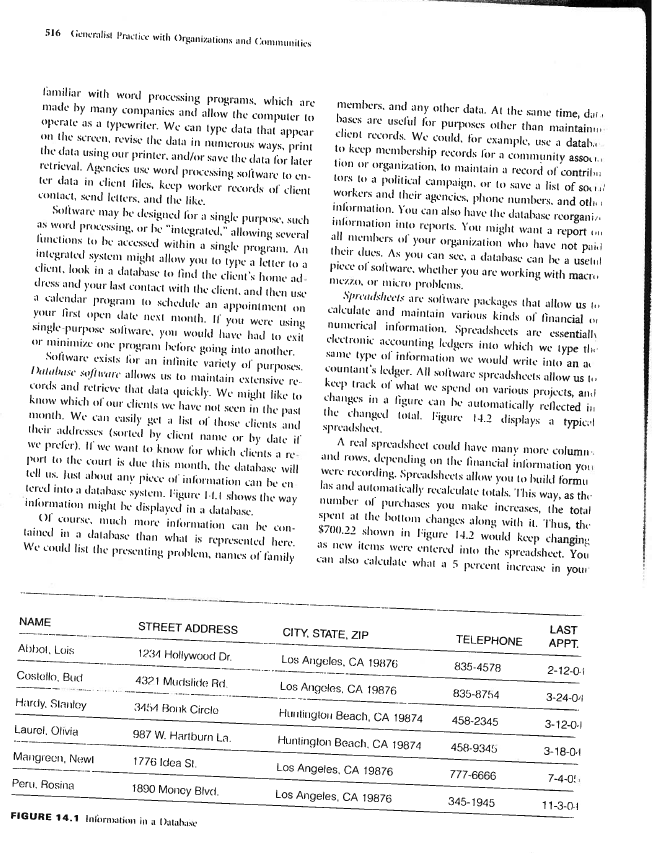
#> input picture sample_images/1mZKhtgyyfWj5IuFkoQZfHQ.png, 657 x 853 px; its folder holds only this picture in this run
$ python skew_detector.py
#> lines starting #> are read from the running program, lines starting #| are printed output that depends on the picture
"""
Document Skew Detection - Versi Sederhana yang Benar-benar Bisa Dijalankan
Implementasi 3 metode: FFT, Projection Profiling, dan Hough Transform dengan Voting
"""

import numpy as np
import matplotlib.pyplot as plt
from scipy.ndimage import rotate
from scipy.fft import fft2, fftshift
from skimage import io, filters, transform, color, morphology
from skimage.filters import threshold_otsu, sobel
from skimage.transform import hough_line, hough_line_peaks
import os
import re
import math


class DocumentSkewDetector:
    """Main class untuk deteksi kemiringan dokumen dengan 3 metode dan voting"""

    def __init__(self, confidence_threshold=0.5):
        self.confidence_threshold = confidence_threshold
        self.results = {}

    def load_image(self, image_path):
        """Load dan preprocess gambar"""
        if not os.path.exists(image_path):
            raise FileNotFoundError(f"File tidak ditemukan: {image_path}")

        # Baca gambar
        img = io.imread(image_path)

        # Konversi ke grayscale jika perlu
        if len(img.shape) == 3:
            img_gray = color.rgb2gray(img)
        else:
            img_gray = img

        # Binarisasi
        threshold = threshold_otsu(img_gray)
        binary_img = img_gray > threshold

        return img, img_gray, binary_img

    def method1_fft_detection(self, binary_img):
        """Metode 1: FFT-based Detection"""
        try:
            # FFT 2D
            fft_img = fft2(binary_img.astype(float))
            fft_img_shifted = fftshift(fft_img)
            magnitude_spectrum = np.log(np.abs(fft_img_shifted) + 1)

            # Binarisasi spektrum
            threshold = threshold_otsu(magnitude_spectrum)
            binary_fft = magnitude_spectrum > threshold

            # Hough Transform
            h, theta, d = hough_line(binary_fft)
            _, angles, dists = hough_line_peaks(h, theta, d, min_distance=20, min_angle=5)

            if len(angles) == 0:
                return 0.0, 0.0

            # Hitung sudut median
            angle = np.rad2deg(np.median(angles))

            # Hitung confidence sederhana
            confidence = min(1.0, len(angles) / 10.0)

            return angle, confidence

        except Exception as e:
            print(f"Error FFT method: {e}")
            return 0.0, 0.0

    def method2_projection_profiling(self, binary_img):
        """Metode 2: Projection Profiling"""
        try:
            best_angle = 0
            max_variance = 0

            # Test berbagai sudut
            for angle in np.arange(-15, 16, 0.5):
                # Rotasi gambar
                rotated = rotate(binary_img, angle, reshape=False, mode='constant', cval=0)

                # Proyeksi horizontal
                h_projection = np.sum(rotated, axis=1)

                # Hitung variance
                variance = np.var(h_projection)

                if variance > max_variance:
                    max_variance = variance
                    best_angle = angle

            # Hitung confidence berdasarkan variance
            # Normalisasi confidence (0-1)
            confidence = min(1.0, max_variance / (binary_img.shape[1] * 0.1))

            return best_angle, confidence

        except Exception as e:
            print(f"Error Projection method: {e}")
            return 0.0, 0.0

    def method3_hough_transform(self, img_gray):
        """Metode 3: Hough Transform"""
        try:
            # Deteksi tepi
            edges = sobel(img_gray)
            edges_binary = edges > threshold_otsu(edges)

            # Hough Transform
            h, theta, d = hough_line(edges_binary)
            _, angles, dists = hough_line_peaks(h, theta, d, min_distance=20, min_angle=5)

            if len(angles) == 0:
                return 0.0, 0.0

            # Konversi ke derajat
            angles_deg = np.rad2deg(angles)

            # Hitung sudut rata-rata
            angle = np.mean(angles_deg)

            # Confidence berdasarkan jumlah garis
            confidence = min(1.0, len(angles) / 20.0)

            return angle, confidence

        except Exception as e:
            print(f"Error Hough method: {e}")
            return 0.0, 0.0

    def voting_system(self, results):
        """Sistem voting untuk memilih hasil terbaik"""
        valid_results = [(method, angle, conf) for method, angle, conf in results if conf >= self.confidence_threshold]

        if not valid_results:
            return 0.0, "none", 0.0

        # Best-first voting (pilih confidence tertinggi)
        best_result = max(valid_results, key=lambda x: x[2])
        best_angle = best_result[1]
        best_method = best_result[0]
        best_confidence = best_result[2]

        # Weighted average voting
        total_weight = sum(conf for _, _, conf in valid_results)
        weighted_angle = sum(angle * conf for _, angle, conf in valid_results) / total_weight

        # Pilih yang lebih konservatif (weighted average jika beda tidak terlalu jauh)
        if abs(best_angle - weighted_angle) < 2.0:
            final_angle = weighted_angle
            final_method = "weighted_average"
        else:
            final_angle = best_angle
            final_method = f"best_first_{best_method}"

        return final_angle, final_method, best_confidence

    def extract_ground_truth(self, filename):
        """Ekstrak ground truth dari nama file"""
        match = re.search(r'Image-\d+-(-?\d+)', filename)
        if match:
            try:
                return int(match.group(1))
            except:
                return None
        return None

    def detect_skew(self, image_path, visualize=False):
        """Main function untuk deteksi kemiringan"""
        print(f"\n🔍 Memproses: {os.path.basename(image_path)}")

        # Load gambar
        img, img_gray, binary_img = self.load_image(image_path)
        print(f"✅ Gambar loaded: {img.shape}")

        # Jalankan 3 metode
        print("\n📊 Menjalankan deteksi...")

        fft_angle, fft_conf = self.method1_fft_detection(binary_img)
        print(f"   FFT Method: {fft_angle:.2f}° (confidence: {fft_conf:.2f})")

        proj_angle, proj_conf = self.method2_projection_profiling(binary_img)
        print(f"   Projection: {proj_angle:.2f}° (confidence: {proj_conf:.2f})")

        hough_angle, hough_conf = self.method3_hough_transform(img_gray)
        print(f"   Hough Transform: {hough_angle:.2f}° (confidence: {hough_conf:.2f})")

        # Voting
        results = [
            ("FFT", fft_angle, fft_conf),
            ("Projection", proj_angle, proj_conf),
            ("Hough", hough_angle, hough_conf)
        ]

        final_angle, final_method, final_confidence = self.voting_system(results)

        print(f"\n🗳️  Hasil Voting:")
        print(f"   Sudut akhir: {final_angle:.2f}°")
        print(f"   Metode: {final_method}")
        print(f"   Confidence: {final_confidence:.2f}")

        # Evaluasi akurasi jika ada ground truth
        ground_truth = self.extract_ground_truth(os.path.basename(image_path))
        if ground_truth is not None:
            error = abs(final_angle - ground_truth)
            print(f"\n📏 Evaluasi Akurasi:")
            print(f"   Ground Truth: {ground_truth}°")
            print(f"   Error: {error:.2f}°")
            print(f"   Status: {'✅ AKURAT' if error <= 2.0 else '❌ KURANG AKURAT'}")

        # Simpan hasil
        self.results = {
            'image_path': image_path,
            'methods': {
                'fft': {'angle': fft_angle, 'confidence': fft_conf},
                'projection': {'angle': proj_angle, 'confidence': proj_conf},
                'hough': {'angle': hough_angle, 'confidence': hough_conf}
            },
            'final_angle': final_angle,
            'final_method': final_method,
            'final_confidence': final_confidence,
            'ground_truth': ground_truth
        }

        # Visualisasi jika diminta
        if visualize:
            self.visualize_results(img, img_gray, binary_img, final_angle)

        return final_angle

    # [29 lines left out: function visualize_results, not called in this run]

    def correct_image(self, image_path, output_path=None, angle=None):
        """Koreksi gambar dan simpan hasil"""
        img, _, _ = self.load_image(image_path)

        if angle is None:
            if not self.results:
                raise ValueError("Jalankan detect_skew() terlebih dahulu atau berikan parameter angle")
            angle = self.results['final_angle']

        corrected = rotate(img, -angle, reshape=True, mode='constant', cval=255)

        if output_path:
            # Convert to uint8 jika perlu
            if corrected.dtype != np.uint8:
                corrected = (corrected * 255).astype(np.uint8)
            io.imsave(output_path, corrected)
            print(f"✅ Gambar terkoreksi disimpan: {output_path}")

        return corrected


def main():
    """Function untuk menjalankan deteksi pada sample images"""
    detector = DocumentSkewDetector(confidence_threshold=0.3)

    # Cari sample images
    sample_dir = "sample_images"
    if not os.path.exists(sample_dir):
        print(f"❌ Folder {sample_dir} tidak ditemukan")
        return

    # Ambil beberapa sample images
    sample_files = []
    for file in os.listdir(sample_dir):
        if file.lower().endswith(('.jpg', '.jpeg', '.png')):
            sample_files.append(os.path.join(sample_dir, file))
            if len(sample_files) >= 3:  # Test maksimal 3 gambar
                break

    if not sample_files:
        print(f"❌ Tidak ada file gambar di folder {sample_dir}")
        return

    print("🚀 DOCUMENT SKEW DETECTION")
    print("=" * 50)

    results_summary = []

    for img_path in sample_files:
        try:
            angle = detector.detect_skew(img_path, visualize=False)
#> in load_image, img is the input picture: shape (853, 657, 4); mean R, G, B, A 235.9, 235.9, 235.9, 255
#> in load_image, `threshold = threshold_otsu(img_gray)`: threshold = 0.65
#> in load_image, `binary_img = img_gray > threshold`:
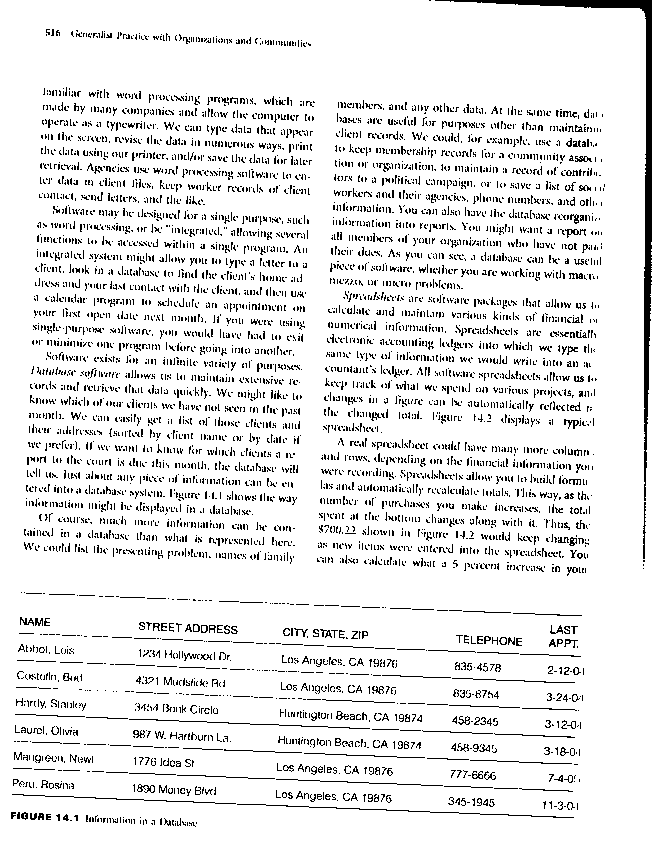
#> binary_img: shape (853, 657) bool; 90.9% white; black in thin lines or dots
#| ✅ Gambar loaded: (853, 657, 4)
#> in method1_fft_detection, `magnitude_spectrum = np.log(np.abs(fft_img_shifted) + 1)`:
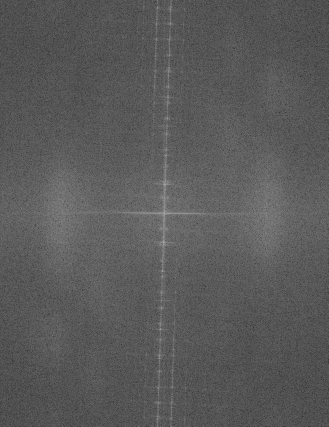
#> magnitude_spectrum: shape (853, 657) float64 (shown at 1/2 size); min 0.103, max 13.14, mean 4.72; drawn with min black and max white
#> in method1_fft_detection, `threshold = threshold_otsu(magnitude_spectrum)`: threshold = 4.61
#> in method1_fft_detection, `h, theta, d = hough_line(binary_fft)`: theta = 180 values from -1.57 to 1.55; d = 2155 values from -1077 to 1077
#> in method1_fft_detection, `_, angles, dists = hough_line_peaks(h, theta, d, min_distance=20, min_..`: angles = 51 values, max 1.33 at index 23, min -1.57 at index 12, mean -0.246; dists = 51 values, max 561 at index 17, min -426 at index 12, mean 174.9
#> in method1_fft_detection, `angle = np.rad2deg(np.median(angles))`: angle = -15
#> in method1_fft_detection, `confidence = min(1.0, len(angles) / 10.0)`: confidence = 1
#> in detect_skew, `fft_angle, fft_conf = self.method1_fft_detection(binary_img)`: fft_angle = -15; fft_conf = 1
#|    FFT Method: -15.00° (confidence: 1.00)
#> the loop in method2_projection_profiling, `for angle in np.arange(-15, 16, 0.5):` made 62 passes
#> (variance, max_variance) on passes 1, 2, 3, 5, 6, 7, 8, 9: (912, 912), (925.4, 925.4), (950, 950), (961.4, 961.4), (998.4, 998.4), (1026.5, 1026.5), (1043.7, 1043.7), (1090.9, 1090.9)
#> pass 1, in method2_projection_profiling, `rotated = rotate(binary_img, angle, reshape=False, mode='constant', cv..`:
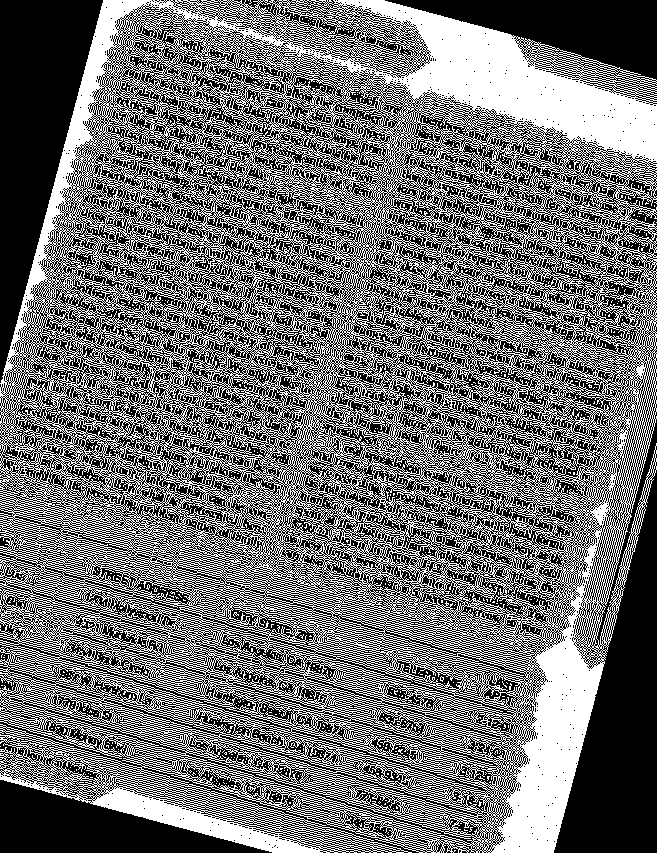
#> rotated: shape (853, 657) bool; 43.4% white in thin lines or dots
#> pass 3, in method2_projection_profiling, `rotated = rotate(binary_img, angle, reshape=False, mode='constant', cv..`:
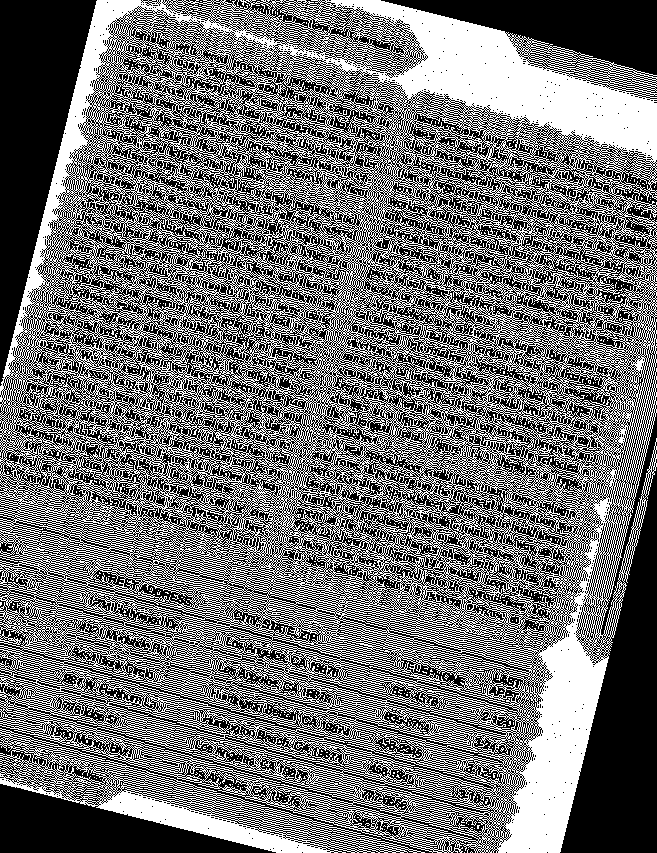
#> rotated: shape (853, 657) bool; 43.7% white in thin lines or dots
#> after the loop in method2_projection_profiling, `for angle in np.arange(-15, 16, 0.5):`: best_angle = 2.5; max_variance = 6079.8
#> in method2_projection_profiling, `confidence = min(1.0, max_variance / (binary_img.shape[1] * 0.1))`: confidence = 1
#> in detect_skew, `proj_angle, proj_conf = self.method2_projection_profiling(binary_img)`: proj_angle = 2.5; proj_conf = 1
#|    Projection: 2.50° (confidence: 1.00)
#> in method3_hough_transform, `edges_binary = edges > threshold_otsu(edges)`:
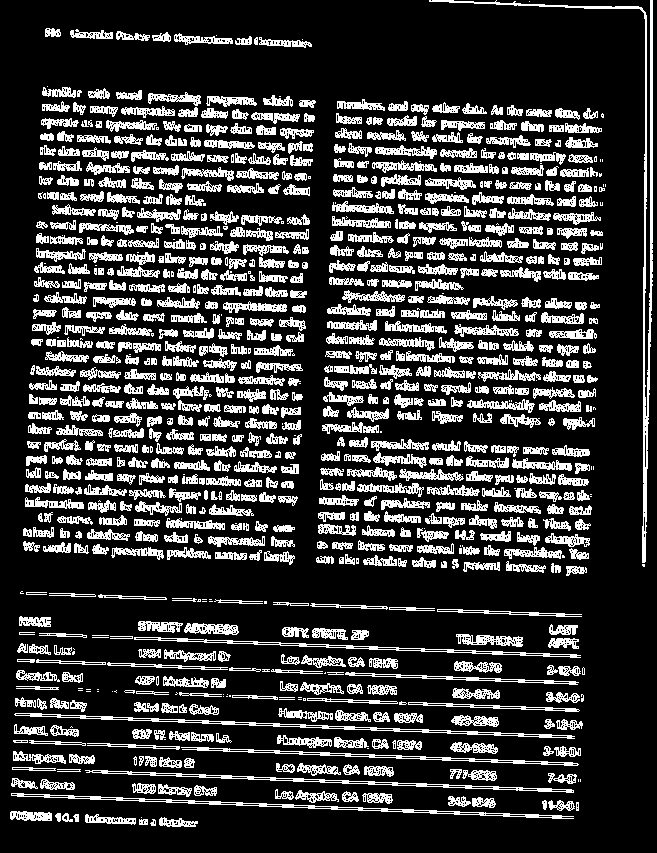
#> edges_binary: shape (853, 657) bool; 21.8% white in thin lines or dots
#> in method3_hough_transform, `h, theta, d = hough_line(edges_binary)`:
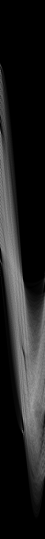
#> h: shape (2155, 180) uint64 (shown at 1/4 size); min 0, max 430, mean 56.7; drawn with min black and max white
#> in method3_hough_transform, `h, theta, d = hough_line(edges_binary)`: theta = 180 values from -1.57 to 1.55; d = 2155 values from -1077 to 1077
#> in method3_hough_transform, `_, angles, dists = hough_line_peaks(h, theta, d, min_distance=20, min_..`: angles = 122 values, max 1.52 at index 94, min -1.54 at index 1, mean -0.119; dists = 122 values, max 654 at index 0, min -795 at index 3, mean 148
#> in method3_hough_transform, `angles_deg = np.rad2deg(angles)`: angles_deg = 122 values, max 87 at index 94, min -88 at index 1, mean -6.84
#> in method3_hough_transform, `angle = np.mean(angles_deg)`: angle = -6.84
#> in method3_hough_transform, `confidence = min(1.0, len(angles) / 20.0)`: confidence = 1
#> in detect_skew, `hough_angle, hough_conf = self.method3_hough_transform(img_gray)`: hough_angle = -6.84; hough_conf = 1
#|    Hough Transform: -6.84° (confidence: 1.00)
#> in detect_skew, `results = [ ("FFT", fft_angle, fft_conf), ("Projection", proj_angle, p..`: results = [('FFT', -15, 1), ('Projection', 2.5, 1), ('Hough', -6.84, 1)]
#> in voting_system, `valid_results = [(method, angle, conf) for method, angle, conf in resu..`: valid_results has the same summary as results in detect_skew
#> in voting_system, `best_result = max(valid_results, key=lambda x: x[2])`: best_result = ('FFT', -15, 1)
#> in voting_system, `best_angle = best_result[1]`: best_angle = -15
#> in voting_system, `best_method = best_result[0]`: best_method = 'FFT'
#> in voting_system, `best_confidence = best_result[2]`: best_confidence = 1
#> in voting_system, `total_weight = sum(conf for _, _, conf in valid_results)`: total_weight = 3
#> in voting_system, `weighted_angle = sum(angle * conf for _, angle, conf in valid_results)..`: weighted_angle = -6.45
#> in voting_system, `final_angle = best_angle`: final_angle = -15
#> in voting_system, `final_method = f"best_first_{best_method}"`: final_method = 'best_first_FFT'
#> in detect_skew, `final_angle, final_method, final_confidence = self.voting_system(resul..`: final_angle = -15; final_method = 'best_first_FFT'; final_confidence = 1
#|    Sudut akhir: -15.00°
#|    Metode: best_first_FFT
#|    Confidence: 1.00
#> angle = -15

            # Simpan gambar hasil koreksi
            output_path = f"results/corrected_{os.path.basename(img_path)}"
            os.makedirs("results", exist_ok=True)
            detector.correct_image(img_path, output_path)
#> in correct_image, `corrected = rotate(img, -angle, reshape=True, mode='constant', cval=255)`:
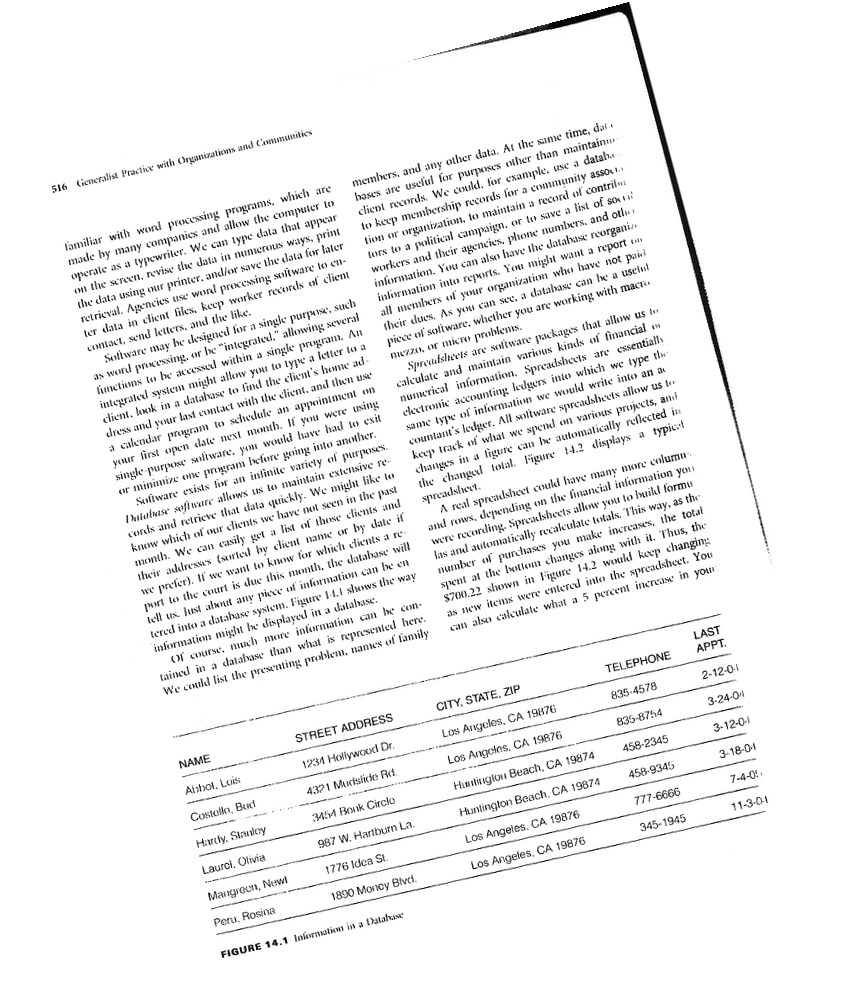
#> corrected: shape (994, 855, 4); mean R, G, B, A 241.8, 241.8, 241.8, 255

            results_summary.append({
                'file': os.path.basename(img_path),
                'angle': angle,
                'method': detector.results['final_method'],
                'confidence': detector.results['final_confidence']
            })

        except Exception as e:
            print(f"❌ Error processing {img_path}: {e}")

        print("-" * 50)

    # Summary
    print("\n📊 RINGKASAN HASIL:")
    print("=" * 50)
    for result in results_summary:
        print(f"📄 {result['file']:<25} | {result['angle']:>6.1f}° | {result['method']:<15} | {result['confidence']:.2f}")
#> this loop made 1 pass
#| 📄 1mZKhtgyyfWj5IuFkoQZfHQ.png |  -15.0° | best_first_FFT  | 1.00

    print(f"\n✅ Selesai! Gambar hasil koreksi disimpan di folder 'results/'")


if __name__ == "__main__":
    main()
